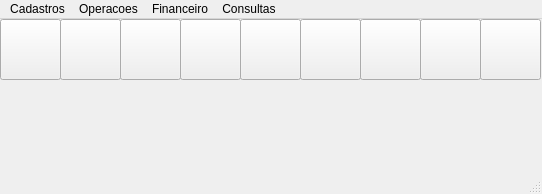
<?xml version="1.0" encoding="UTF-8"?>
<ui version="4.0">
 <class>MainWindow</class>
 <widget class="QMainWindow" name="MainWindow">
  <property name="geometry">
   <rect>
    <x>0</x>
    <y>0</y>
    <width>542</width>
    <height>194</height>
   </rect>
  </property>
  <property name="windowTitle">
   <string>MainWindow</string>
  </property>
  <widget class="QWidget" name="centralwidget">
   <widget class="QLabel" name="label">
    <property name="geometry">
     <rect>
      <x>180</x>
      <y>60</y>
      <width>181</width>
      <height>101</height>
     </rect>
    </property>
    <property name="toolTip">
     <string>&lt;html&gt;&lt;head/&gt;&lt;body&gt;&lt;p&gt;&lt;br/&gt;&lt;/p&gt;&lt;/body&gt;&lt;/html&gt;</string>
    </property>
    <property name="whatsThis">
     <string>&lt;html&gt;&lt;head/&gt;&lt;body&gt;&lt;p&gt;&lt;br/&gt;&lt;/p&gt;&lt;/body&gt;&lt;/html&gt;</string>
    </property>
    <property name="styleSheet">
     <string notr="true"/>
    </property>
    <property name="text">
     <string/>
    </property>
    <property name="pixmap">
     <pixmap>../Icons/logo_empresa.png</pixmap>
    </property>
   </widget>
   <widget class="QPushButton" name="bt_cliente">
    <property name="geometry">
     <rect>
      <x>0</x>
      <y>0</y>
      <width>61</width>
      <height>61</height>
     </rect>
    </property>
    <property name="toolTip">
     <string>&lt;html&gt;&lt;head/&gt;&lt;body&gt;&lt;p&gt;&lt;br/&gt;&lt;/p&gt;&lt;/body&gt;&lt;/html&gt;</string>
    </property>
    <property name="whatsThis">
     <string>&lt;html&gt;&lt;head/&gt;&lt;body&gt;&lt;p&gt;&lt;br/&gt;&lt;/p&gt;&lt;/body&gt;&lt;/html&gt;</string>
    </property>
    <property name="styleSheet">
     <string notr="true"/>
    </property>
    <property name="text">
     <string/>
    </property>
    <property name="icon">
     <iconset>
      <normaloff>../Icons/cliente.png</normaloff>../Icons/cliente.png</iconset>
    </property>
    <property name="iconSize">
     <size>
      <width>50</width>
      <height>50</height>
     </size>
    </property>
   </widget>
   <widget class="QPushButton" name="bt_fornecedor">
    <property name="geometry">
     <rect>
      <x>60</x>
      <y>0</y>
      <width>61</width>
      <height>61</height>
     </rect>
    </property>
    <property name="toolTip">
     <string>&lt;html&gt;&lt;head/&gt;&lt;body&gt;&lt;p&gt;&lt;br/&gt;&lt;/p&gt;&lt;/body&gt;&lt;/html&gt;</string>
    </property>
    <property name="whatsThis">
     <string>&lt;html&gt;&lt;head/&gt;&lt;body&gt;&lt;p&gt;&lt;br/&gt;&lt;/p&gt;&lt;/body&gt;&lt;/html&gt;</string>
    </property>
    <property name="styleSheet">
     <string notr="true"/>
    </property>
    <property name="text">
     <string/>
    </property>
    <property name="icon">
     <iconset>
      <normaloff>../Icons/fornecedor.png</normaloff>../Icons/fornecedor.png</iconset>
    </property>
    <property name="iconSize">
     <size>
      <width>50</width>
      <height>50</height>
     </size>
    </property>
   </widget>
   <widget class="QPushButton" name="bt_produtos">
    <property name="geometry">
     <rect>
      <x>120</x>
      <y>0</y>
      <width>61</width>
      <height>61</height>
     </rect>
    </property>
    <property name="toolTip">
     <string>&lt;html&gt;&lt;head/&gt;&lt;body&gt;&lt;p&gt;&lt;br/&gt;&lt;/p&gt;&lt;/body&gt;&lt;/html&gt;</string>
    </property>
    <property name="whatsThis">
     <string>&lt;html&gt;&lt;head/&gt;&lt;body&gt;&lt;p&gt;&lt;br/&gt;&lt;/p&gt;&lt;/body&gt;&lt;/html&gt;</string>
    </property>
    <property name="styleSheet">
     <string notr="true"/>
    </property>
    <property name="text">
     <string/>
    </property>
    <property name="icon">
     <iconset>
      <normaloff>../Icons/produtos.png</normaloff>../Icons/produtos.png</iconset>
    </property>
    <property name="iconSize">
     <size>
      <width>50</width>
      <height>50</height>
     </size>
    </property>
   </widget>
   <widget class="QPushButton" name="bt_vendas">
    <property name="geometry">
     <rect>
      <x>180</x>
      <y>0</y>
      <width>61</width>
      <height>61</height>
     </rect>
    </property>
    <property name="toolTip">
     <string>&lt;html&gt;&lt;head/&gt;&lt;body&gt;&lt;p&gt;&lt;br/&gt;&lt;/p&gt;&lt;/body&gt;&lt;/html&gt;</string>
    </property>
    <property name="whatsThis">
     <string>&lt;html&gt;&lt;head/&gt;&lt;body&gt;&lt;p&gt;&lt;br/&gt;&lt;/p&gt;&lt;/body&gt;&lt;/html&gt;</string>
    </property>
    <property name="styleSheet">
     <string notr="true"/>
    </property>
    <property name="text">
     <string/>
    </property>
    <property name="icon">
     <iconset>
      <normaloff>../Icons/venda.png</normaloff>../Icons/venda.png</iconset>
    </property>
    <property name="iconSize">
     <size>
      <width>50</width>
      <height>50</height>
     </size>
    </property>
   </widget>
   <widget class="QPushButton" name="bt_pagar">
    <property name="geometry">
     <rect>
      <x>240</x>
      <y>0</y>
      <width>61</width>
      <height>61</height>
     </rect>
    </property>
    <property name="toolTip">
     <string>&lt;html&gt;&lt;head/&gt;&lt;body&gt;&lt;p&gt;&lt;br/&gt;&lt;/p&gt;&lt;/body&gt;&lt;/html&gt;</string>
    </property>
    <property name="whatsThis">
     <string>&lt;html&gt;&lt;head/&gt;&lt;body&gt;&lt;p&gt;&lt;br/&gt;&lt;/p&gt;&lt;/body&gt;&lt;/html&gt;</string>
    </property>
    <property name="styleSheet">
     <string notr="true"/>
    </property>
    <property name="text">
     <string/>
    </property>
    <property name="icon">
     <iconset>
      <normaloff>../Icons/contasPagar.png</normaloff>../Icons/contasPagar.png</iconset>
    </property>
    <property name="iconSize">
     <size>
      <width>50</width>
      <height>50</height>
     </size>
    </property>
   </widget>
   <widget class="QPushButton" name="bt_bancos">
    <property name="geometry">
     <rect>
      <x>300</x>
      <y>0</y>
      <width>61</width>
      <height>61</height>
     </rect>
    </property>
    <property name="toolTip">
     <string>&lt;html&gt;&lt;head/&gt;&lt;body&gt;&lt;p&gt;&lt;br/&gt;&lt;/p&gt;&lt;/body&gt;&lt;/html&gt;</string>
    </property>
    <property name="whatsThis">
     <string>&lt;html&gt;&lt;head/&gt;&lt;body&gt;&lt;p&gt;&lt;br/&gt;&lt;/p&gt;&lt;/body&gt;&lt;/html&gt;</string>
    </property>
    <property name="styleSheet">
     <string notr="true"/>
    </property>
    <property name="text">
     <string/>
    </property>
    <property name="icon">
     <iconset>
      <normaloff>../Icons/banco.png</normaloff>../Icons/banco.png</iconset>
    </property>
    <property name="iconSize">
     <size>
      <width>50</width>
      <height>50</height>
     </size>
    </property>
   </widget>
   <widget class="QPushButton" name="bt_receber">
    <property name="geometry">
     <rect>
      <x>360</x>
      <y>0</y>
      <width>61</width>
      <height>61</height>
     </rect>
    </property>
    <property name="toolTip">
     <string>&lt;html&gt;&lt;head/&gt;&lt;body&gt;&lt;p&gt;&lt;br/&gt;&lt;/p&gt;&lt;/body&gt;&lt;/html&gt;</string>
    </property>
    <property name="whatsThis">
     <string>&lt;html&gt;&lt;head/&gt;&lt;body&gt;&lt;p&gt;&lt;br/&gt;&lt;/p&gt;&lt;/body&gt;&lt;/html&gt;</string>
    </property>
    <property name="styleSheet">
     <string notr="true"/>
    </property>
    <property name="text">
     <string/>
    </property>
    <property name="icon">
     <iconset>
      <normaloff>../Icons/receber.png</normaloff>../Icons/receber.png</iconset>
    </property>
    <property name="iconSize">
     <size>
      <width>50</width>
      <height>50</height>
     </size>
    </property>
   </widget>
   <widget class="QPushButton" name="bt_caixa">
    <property name="geometry">
     <rect>
      <x>420</x>
      <y>0</y>
      <width>61</width>
      <height>61</height>
     </rect>
    </property>
    <property name="toolTip">
     <string>&lt;html&gt;&lt;head/&gt;&lt;body&gt;&lt;p&gt;&lt;br/&gt;&lt;/p&gt;&lt;/body&gt;&lt;/html&gt;</string>
    </property>
    <property name="whatsThis">
     <string>&lt;html&gt;&lt;head/&gt;&lt;body&gt;&lt;p&gt;&lt;br/&gt;&lt;/p&gt;&lt;/body&gt;&lt;/html&gt;</string>
    </property>
    <property name="styleSheet">
     <string notr="true"/>
    </property>
    <property name="text">
     <string/>
    </property>
    <property name="icon">
     <iconset>
      <normaloff>../Icons/caixa.png</normaloff>../Icons/caixa.png</iconset>
    </property>
    <property name="iconSize">
     <size>
      <width>50</width>
      <height>50</height>
     </size>
    </property>
   </widget>
   <widget class="QPushButton" name="bt_sair">
    <property name="geometry">
     <rect>
      <x>480</x>
      <y>0</y>
      <width>61</width>
      <height>61</height>
     </rect>
    </property>
    <property name="toolTip">
     <string>&lt;html&gt;&lt;head/&gt;&lt;body&gt;&lt;p&gt;&lt;br/&gt;&lt;/p&gt;&lt;/body&gt;&lt;/html&gt;</string>
    </property>
    <property name="whatsThis">
     <string>&lt;html&gt;&lt;head/&gt;&lt;body&gt;&lt;p&gt;&lt;br/&gt;&lt;/p&gt;&lt;/body&gt;&lt;/html&gt;</string>
    </property>
    <property name="styleSheet">
     <string notr="true"/>
    </property>
    <property name="text">
     <string/>
    </property>
    <property name="icon">
     <iconset>
      <normaloff>../Icons/sair.png</normaloff>../Icons/sair.png</iconset>
    </property>
    <property name="iconSize">
     <size>
      <width>50</width>
      <height>50</height>
     </size>
    </property>
   </widget>
  </widget>
  <widget class="QMenuBar" name="menubar">
   <property name="geometry">
    <rect>
     <x>0</x>
     <y>0</y>
     <width>542</width>
     <height>26</height>
    </rect>
   </property>
   <widget class="QMenu" name="menuCadastros">
    <property name="title">
     <string>Cadastros</string>
    </property>
    <addaction name="actionCliente"/>
    <addaction name="actionFornecedor"/>
    <addaction name="actionUsuario"/>
   </widget>
   <widget class="QMenu" name="menuOperacoes">
    <property name="title">
     <string>Operacoes</string>
    </property>
    <widget class="QMenu" name="menuSaida_de_produtos">
     <property name="title">
      <string>Saida de produtos</string>
     </property>
     <addaction name="actionVenda"/>
     <addaction name="actionConsumo_de_produtos"/>
    </widget>
    <widget class="QMenu" name="menuEstoque">
     <property name="title">
      <string>Estoque</string>
     </property>
     <addaction name="actionSaldo"/>
    </widget>
    <widget class="QMenu" name="menuCompra">
     <property name="title">
      <string>Compra</string>
     </property>
     <addaction name="actionCompras"/>
     <addaction name="actionPedido"/>
     <addaction name="actionCancelar_compras"/>
    </widget>
    <addaction name="menuSaida_de_produtos"/>
    <addaction name="menuEstoque"/>
    <addaction name="menuCompra"/>
   </widget>
   <widget class="QMenu" name="menuFinanceiro">
    <property name="title">
     <string>Financeiro</string>
    </property>
    <addaction name="actionCaixa"/>
    <addaction name="actionContas_bancos"/>
    <addaction name="actionContas_pagar"/>
    <addaction name="actionContas_receber"/>
    <addaction name="actionContas_recebidas"/>
   </widget>
   <widget class="QMenu" name="menuConsultas">
    <property name="title">
     <string>Consultas</string>
    </property>
    <widget class="QMenu" name="menuVendas">
     <property name="title">
      <string>Vendas</string>
     </property>
     <addaction name="actionGeral"/>
     <addaction name="actionResumido"/>
    </widget>
    <widget class="QMenu" name="menuConsumos">
     <property name="title">
      <string>Consumos</string>
     </property>
     <addaction name="actionGeral_2"/>
     <addaction name="actionResumido_2"/>
    </widget>
    <addaction name="menuVendas"/>
    <addaction name="menuConsumos"/>
   </widget>
   <addaction name="menuCadastros"/>
   <addaction name="menuOperacoes"/>
   <addaction name="menuFinanceiro"/>
   <addaction name="menuConsultas"/>
  </widget>
  <widget class="QStatusBar" name="statusbar"/>
  <action name="actionCliente">
   <property name="text">
    <string>Cliente</string>
   </property>
  </action>
  <action name="actionFornecedor">
   <property name="text">
    <string>Fornecedor</string>
   </property>
  </action>
  <action name="actionUsuario">
   <property name="text">
    <string>Usuario</string>
   </property>
  </action>
  <action name="actionVenda">
   <property name="text">
    <string>Venda</string>
   </property>
  </action>
  <action name="actionConsumo_de_produtos">
   <property name="text">
    <string>Consumo de produtos</string>
   </property>
  </action>
  <action name="actionSaldo">
   <property name="text">
    <string>Saldo</string>
   </property>
  </action>
  <action name="actionCompras">
   <property name="text">
    <string>Compras</string>
   </property>
  </action>
  <action name="actionPedido">
   <property name="text">
    <string>Pedido</string>
   </property>
  </action>
  <action name="actionCancelar_compras">
   <property name="text">
    <string>Cancelar</string>
   </property>
  </action>
  <action name="actionCaixa">
   <property name="text">
    <string>Caixa</string>
   </property>
  </action>
  <action name="actionContas_bancos">
   <property name="text">
    <string>Contas bancos</string>
   </property>
  </action>
  <action name="actionContas_pagar">
   <property name="text">
    <string>Contas pagar</string>
   </property>
  </action>
  <action name="actionContas_receber">
   <property name="text">
    <string>Contas receber</string>
   </property>
  </action>
  <action name="actionContas_recebidas">
   <property name="text">
    <string>Contas recebidas</string>
   </property>
  </action>
  <action name="actionGeral">
   <property name="text">
    <string>Geral</string>
   </property>
  </action>
  <action name="actionResumido">
   <property name="text">
    <string>Resumido</string>
   </property>
  </action>
  <action name="actionGeral_2">
   <property name="text">
    <string>Geral</string>
   </property>
  </action>
  <action name="actionResumido_2">
   <property name="text">
    <string>Resumido</string>
   </property>
  </action>
 </widget>
 <resources>
  <include location="../Icons/logo_empresa.qrc"/>
 </resources>
 <connections/>
</ui>
